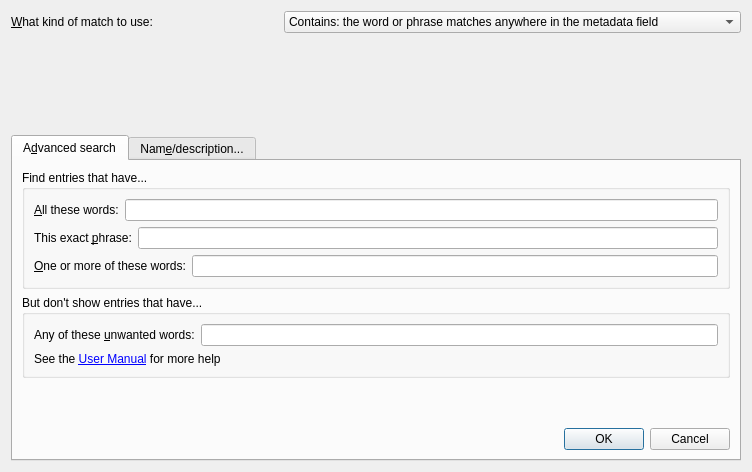
<?xml version="1.0" encoding="UTF-8"?>
<ui version="4.0">
 <class>Dialog</class>
 <widget class="QDialog" name="Dialog">
  <property name="geometry">
   <rect>
    <x>0</x>
    <y>0</y>
    <width>752</width>
    <height>472</height>
   </rect>
  </property>
  <property name="windowTitle">
   <string>Advanced search</string>
  </property>
  <property name="windowIcon">
   <iconset resource="../../../../../../resources/images.qrc">
    <normaloff>:/images/search.png</normaloff>:/images/search.png</iconset>
  </property>
  <layout class="QGridLayout" name="gridLayout_2">
   <item row="0" column="0">
    <widget class="QLabel" name="label_5">
     <property name="text">
      <string>&amp;What kind of match to use:</string>
     </property>
     <property name="buddy">
      <cstring>matchkind</cstring>
     </property>
    </widget>
   </item>
   <item row="0" column="1">
    <widget class="QComboBox" name="matchkind">
     <item>
      <property name="text">
       <string>Contains: the word or phrase matches anywhere in the metadata field</string>
      </property>
     </item>
     <item>
      <property name="text">
       <string>Equals: the word or phrase must match the entire metadata field</string>
      </property>
     </item>
     <item>
      <property name="text">
       <string>Regular expression: the expression must match anywhere in the metadata field</string>
      </property>
     </item>
    </widget>
   </item>
   <item row="2" column="0" colspan="2">
    <widget class="QTabWidget" name="tabWidget">
     <property name="currentIndex">
      <number>0</number>
     </property>
     <widget class="QWidget" name="tab">
      <attribute name="title">
       <string>A&amp;dvanced search</string>
      </attribute>
      <layout class="QGridLayout" name="gridLayout_3">
       <item row="0" column="0">
        <widget class="QGroupBox" name="groupBox">
         <property name="title">
          <string>Find entries that have...</string>
         </property>
         <layout class="QVBoxLayout" name="verticalLayout">
          <item>
           <layout class="QHBoxLayout" name="horizontalLayout">
            <item>
             <widget class="QLabel" name="label">
              <property name="text">
               <string>&amp;All these words:</string>
              </property>
              <property name="buddy">
               <cstring>all</cstring>
              </property>
             </widget>
            </item>
            <item>
             <widget class="QLineEdit" name="all">
              <property name="clearButtonEnabled">
               <bool>true</bool>
              </property>
             </widget>
            </item>
           </layout>
          </item>
          <item>
           <layout class="QHBoxLayout" name="horizontalLayout_2">
            <item>
             <widget class="QLabel" name="label_2">
              <property name="text">
               <string>This exact &amp;phrase:</string>
              </property>
              <property name="buddy">
               <cstring>phrase</cstring>
              </property>
             </widget>
            </item>
            <item>
             <widget class="QLineEdit" name="phrase">
              <property name="clearButtonEnabled">
               <bool>true</bool>
              </property>
             </widget>
            </item>
           </layout>
          </item>
          <item>
           <layout class="QHBoxLayout" name="horizontalLayout_3">
            <item>
             <widget class="QLabel" name="label_3">
              <property name="text">
               <string>&amp;One or more of these words:</string>
              </property>
              <property name="buddy">
               <cstring>any</cstring>
              </property>
             </widget>
            </item>
            <item>
             <widget class="QLineEdit" name="any">
              <property name="clearButtonEnabled">
               <bool>true</bool>
              </property>
             </widget>
            </item>
           </layout>
          </item>
         </layout>
        </widget>
       </item>
       <item row="1" column="0">
        <widget class="QGroupBox" name="groupBox_2">
         <property name="title">
          <string>But don't show entries that have...</string>
         </property>
         <layout class="QVBoxLayout" name="verticalLayout_2">
          <item>
           <layout class="QHBoxLayout" name="horizontalLayout_4">
            <item>
             <widget class="QLabel" name="label_4">
              <property name="text">
               <string>Any of these &amp;unwanted words:</string>
              </property>
              <property name="buddy">
               <cstring>none</cstring>
              </property>
             </widget>
            </item>
            <item>
             <widget class="QLineEdit" name="none">
              <property name="clearButtonEnabled">
               <bool>true</bool>
              </property>
             </widget>
            </item>
           </layout>
          </item>
          <item>
           <widget class="QLabel" name="sh_label">
            <property name="maximumSize">
             <size>
              <width>16777215</width>
              <height>30</height>
             </size>
            </property>
            <property name="text">
             <string>See the &lt;a href=&quot;%s&quot;&gt;User Manual&lt;/a&gt; for more help</string>
            </property>
            <property name="openExternalLinks">
             <bool>true</bool>
            </property>
           </widget>
          </item>
         </layout>
        </widget>
       </item>
       <item row="2" column="0">
        <spacer name="verticalSpacer_2">
         <property name="orientation">
          <enum>Qt::Vertical</enum>
         </property>
         <property name="sizeHint" stdset="0">
          <size>
           <width>20</width>
           <height>40</height>
          </size>
         </property>
        </spacer>
       </item>
       <item row="3" column="0">
        <widget class="QDialogButtonBox" name="buttonBox">
         <property name="orientation">
          <enum>Qt::Horizontal</enum>
         </property>
         <property name="standardButtons">
          <set>QDialogButtonBox::Cancel|QDialogButtonBox::Ok</set>
         </property>
        </widget>
       </item>
      </layout>
     </widget>
     <widget class="QWidget" name="tab_2">
      <attribute name="title">
       <string>Nam&amp;e/description...</string>
      </attribute>
      <layout class="QGridLayout" name="gridLayout">
       <item row="1" column="0">
        <widget class="QLabel" name="label_7">
         <property name="text">
          <string>&amp;Name:</string>
         </property>
         <property name="buddy">
          <cstring>name_box</cstring>
         </property>
        </widget>
       </item>
       <item row="1" column="1">
        <widget class="EnLineEdit" name="name_box">
         <property name="toolTip">
          <string>Enter the title.</string>
         </property>
         <property name="clearButtonEnabled">
          <bool>true</bool>
         </property>
        </widget>
       </item>
       <item row="2" column="0">
        <widget class="QLabel" name="label_8">
         <property name="text">
          <string>&amp;Description:</string>
         </property>
         <property name="buddy">
          <cstring>description_box</cstring>
         </property>
        </widget>
       </item>
       <item row="3" column="0">
        <widget class="QLabel" name="price_label">
         <property name="text">
          <string>&amp;Headquarters:</string>
         </property>
         <property name="buddy">
          <cstring>headquarters_box</cstring>
         </property>
        </widget>
       </item>
       <item row="9" column="0" colspan="2">
        <layout class="QHBoxLayout" name="horizontalLayout_6">
         <item>
          <widget class="QPushButton" name="clear_button">
           <property name="text">
            <string>&amp;Clear</string>
           </property>
          </widget>
         </item>
         <item>
          <widget class="QDialogButtonBox" name="tab_2_button_box">
           <property name="standardButtons">
            <set>QDialogButtonBox::Cancel|QDialogButtonBox::Ok</set>
           </property>
          </widget>
         </item>
        </layout>
       </item>
       <item row="8" column="1">
        <spacer name="verticalSpacer">
         <property name="orientation">
          <enum>Qt::Vertical</enum>
         </property>
         <property name="sizeHint" stdset="0">
          <size>
           <width>20</width>
           <height>40</height>
          </size>
         </property>
        </spacer>
       </item>
       <item row="0" column="0" colspan="2">
        <widget class="QLabel" name="label_11">
         <property name="text">
          <string>Search only in specific fields:</string>
         </property>
        </widget>
       </item>
       <item row="2" column="1">
        <widget class="EnLineEdit" name="description_box">
         <property name="clearButtonEnabled">
          <bool>true</bool>
         </property>
        </widget>
       </item>
       <item row="4" column="1">
        <widget class="QLineEdit" name="format_box">
         <property name="clearButtonEnabled">
          <bool>true</bool>
         </property>
        </widget>
       </item>
       <item row="4" column="0">
        <widget class="QLabel" name="label_10">
         <property name="text">
          <string>&amp;Format:</string>
         </property>
         <property name="buddy">
          <cstring>format_box</cstring>
         </property>
        </widget>
       </item>
       <item row="3" column="1">
        <widget class="EnLineEdit" name="headquarters_box">
         <property name="clearButtonEnabled">
          <bool>true</bool>
         </property>
        </widget>
       </item>
       <item row="5" column="0">
        <widget class="QLabel" name="label_9">
         <property name="text">
          <string>Enabled:</string>
         </property>
        </widget>
       </item>
       <item row="6" column="0">
        <widget class="QLabel" name="label_12">
         <property name="text">
          <string>DRM:</string>
         </property>
        </widget>
       </item>
       <item row="5" column="1">
        <widget class="QComboBox" name="enabled_combo">
         <item>
          <property name="text">
           <string/>
          </property>
         </item>
         <item>
          <property name="text">
           <string>true</string>
          </property>
         </item>
         <item>
          <property name="text">
           <string>false</string>
          </property>
         </item>
        </widget>
       </item>
       <item row="6" column="1">
        <widget class="QComboBox" name="drm_combo">
         <item>
          <property name="text">
           <string/>
          </property>
         </item>
         <item>
          <property name="text">
           <string>true</string>
          </property>
         </item>
         <item>
          <property name="text">
           <string>false</string>
          </property>
         </item>
        </widget>
       </item>
       <item row="7" column="0">
        <widget class="QLabel" name="label_13">
         <property name="text">
          <string>Affiliate:</string>
         </property>
        </widget>
       </item>
       <item row="7" column="1">
        <widget class="QComboBox" name="affiliate_combo">
         <item>
          <property name="text">
           <string/>
          </property>
         </item>
         <item>
          <property name="text">
           <string>true</string>
          </property>
         </item>
         <item>
          <property name="text">
           <string>false</string>
          </property>
         </item>
        </widget>
       </item>
      </layout>
     </widget>
    </widget>
   </item>
   <item row="1" column="1">
    <spacer name="verticalSpacer_3">
     <property name="orientation">
      <enum>Qt::Vertical</enum>
     </property>
     <property name="sizeHint" stdset="0">
      <size>
       <width>20</width>
       <height>40</height>
      </size>
     </property>
    </spacer>
   </item>
  </layout>
 </widget>
 <customwidgets>
  <customwidget>
   <class>EnLineEdit</class>
   <extends>QLineEdit</extends>
   <header>calibre/gui2/widgets.h</header>
  </customwidget>
 </customwidgets>
 <tabstops>
  <tabstop>all</tabstop>
  <tabstop>phrase</tabstop>
  <tabstop>any</tabstop>
  <tabstop>none</tabstop>
  <tabstop>buttonBox</tabstop>
  <tabstop>name_box</tabstop>
  <tabstop>description_box</tabstop>
  <tabstop>headquarters_box</tabstop>
  <tabstop>format_box</tabstop>
  <tabstop>clear_button</tabstop>
  <tabstop>tab_2_button_box</tabstop>
  <tabstop>tabWidget</tabstop>
  <tabstop>matchkind</tabstop>
 </tabstops>
 <resources>
  <include location="../../../../../../resources/images.qrc"/>
 </resources>
 <connections>
  <connection>
   <sender>buttonBox</sender>
   <signal>accepted()</signal>
   <receiver>Dialog</receiver>
   <slot>accept()</slot>
   <hints>
    <hint type="sourcelabel">
     <x>248</x>
     <y>254</y>
    </hint>
    <hint type="destinationlabel">
     <x>157</x>
     <y>274</y>
    </hint>
   </hints>
  </connection>
  <connection>
   <sender>buttonBox</sender>
   <signal>rejected()</signal>
   <receiver>Dialog</receiver>
   <slot>reject()</slot>
   <hints>
    <hint type="sourcelabel">
     <x>316</x>
     <y>260</y>
    </hint>
    <hint type="destinationlabel">
     <x>286</x>
     <y>274</y>
    </hint>
   </hints>
  </connection>
 </connections>
</ui>
